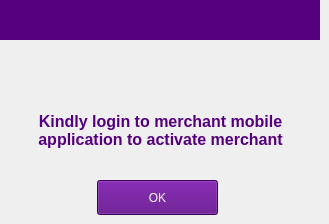
   <widget class="QWidget" name="page_59">
    <widget class="QLabel" name="Eagreement_label_pg27_5">
     <property name="geometry">
      <rect>
       <x>0</x>
       <y>0</y>
       <width>320</width>
       <height>40</height>
      </rect>
     </property>
     <property name="styleSheet">
      <string notr="true">color: rgb(255, 255, 255);
background-color: rgb(85, 0, 127);
font: 75 11pt &quot;Sans Serif&quot;;</string>
     </property>
     <property name="text">
      <string/>
     </property>
    </widget>
    <widget class="QLabel" name="FinoLogo_pg27_5">
     <property name="geometry">
      <rect>
       <x>5</x>
       <y>2</y>
       <width>71</width>
       <height>35</height>
      </rect>
     </property>
     <property name="autoFillBackground">
      <bool>false</bool>
     </property>
     <property name="styleSheet">
      <string notr="true">background-color: rgb(85, 0, 127);</string>
     </property>
     <property name="text">
      <string/>
     </property>
     <property name="pixmap">
      <pixmap resource="fino.qrc">:/Fino/Icons/finoW.png</pixmap>
     </property>
     <property name="scaledContents">
      <bool>true</bool>
     </property>
     <property name="alignment">
      <set>Qt::AlignCenter</set>
     </property>
    </widget>
    <widget class="QLabel" name="DispLoginMsg_label_pg30">
     <property name="geometry">
      <rect>
       <x>15</x>
       <y>100</y>
       <width>291</width>
       <height>61</height>
      </rect>
     </property>
     <property name="font">
      <font>
       <pointsize>12</pointsize>
       <weight>75</weight>
       <bold>true</bold>
      </font>
     </property>
     <property name="styleSheet">
      <string notr="true">color: rgb(85, 0, 127);</string>
     </property>
     <property name="text">
      <string>Kindly login to merchant mobile
application to activate merchant</string>
     </property>
     <property name="alignment">
      <set>Qt::AlignCenter</set>
     </property>
    </widget>
    <widget class="QPushButton" name="FirstTimeLogin_pushButton_pg30">
     <property name="geometry">
      <rect>
       <x>97</x>
       <y>180</y>
       <width>121</width>
       <height>35</height>
      </rect>
     </property>
     <property name="styleSheet">
      <string notr="true">color: rgb(255, 255, 255);
background-color: rgb(85, 0, 127);
font: 75 11pt &quot;Sans Serif&quot;;</string>
     </property>
     <property name="text">
      <string>OK</string>
     </property>
    </widget>
   </widget>
